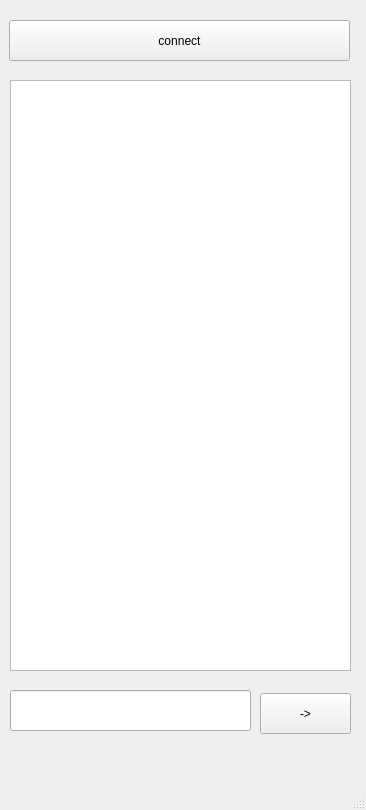
<?xml version="1.0" encoding="UTF-8"?>
<ui version="4.0">
 <class>MainWindow</class>
 <widget class="QMainWindow" name="MainWindow">
  <property name="geometry">
   <rect>
    <x>0</x>
    <y>0</y>
    <width>366</width>
    <height>810</height>
   </rect>
  </property>
  <property name="windowTitle">
   <string>MainWindow</string>
  </property>
  <widget class="QWidget" name="centralwidget">
   <widget class="QPushButton" name="pushButton">
    <property name="geometry">
     <rect>
      <x>9</x>
      <y>20</y>
      <width>341</width>
      <height>41</height>
     </rect>
    </property>
    <property name="text">
     <string>connect</string>
    </property>
   </widget>
   <widget class="QLineEdit" name="lineEdit">
    <property name="geometry">
     <rect>
      <x>10</x>
      <y>690</y>
      <width>241</width>
      <height>41</height>
     </rect>
    </property>
   </widget>
   <widget class="QTextBrowser" name="textBrowser">
    <property name="geometry">
     <rect>
      <x>10</x>
      <y>80</y>
      <width>341</width>
      <height>591</height>
     </rect>
    </property>
   </widget>
   <widget class="QPushButton" name="pushButton_2">
    <property name="geometry">
     <rect>
      <x>260</x>
      <y>693</y>
      <width>91</width>
      <height>41</height>
     </rect>
    </property>
    <property name="text">
     <string>-&gt;</string>
    </property>
   </widget>
  </widget>
  <widget class="QMenuBar" name="menubar">
   <property name="geometry">
    <rect>
     <x>0</x>
     <y>0</y>
     <width>366</width>
     <height>21</height>
    </rect>
   </property>
  </widget>
  <widget class="QStatusBar" name="statusbar"/>
 </widget>
 <resources/>
 <connections/>
</ui>
